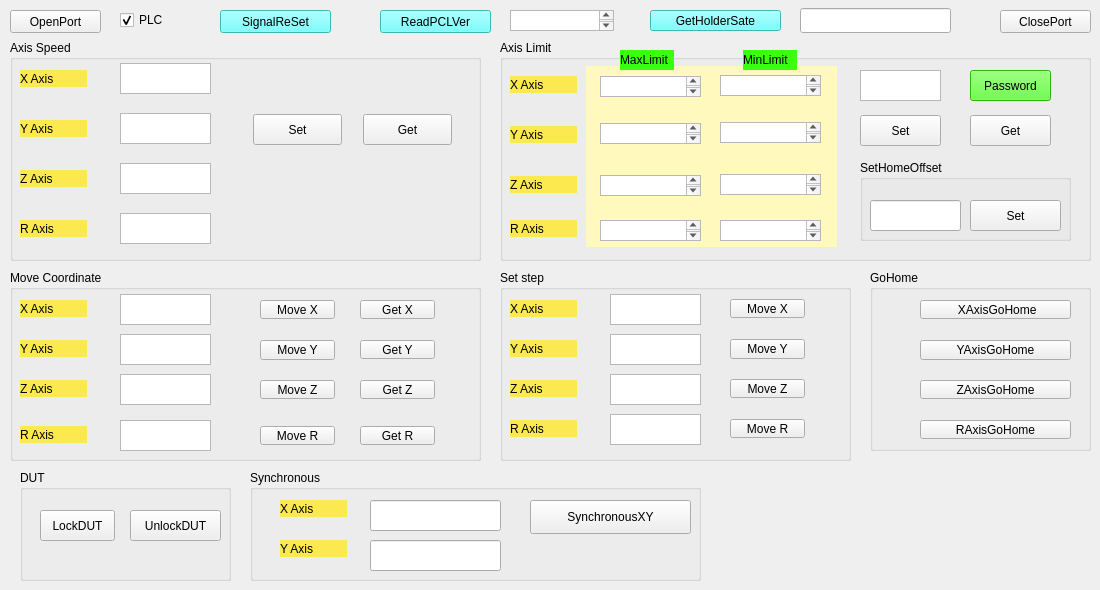
   <widget class="QWidget" name="tab">
    <attribute name="title">
     <string>PLC</string>
    </attribute>
    <widget class="QPushButton" name="pushButtonOpenPort">
     <property name="geometry">
      <rect>
       <x>10</x>
       <y>10</y>
       <width>91</width>
       <height>23</height>
      </rect>
     </property>
     <property name="text">
      <string>OpenPort</string>
     </property>
    </widget>
    <widget class="QPushButton" name="pushButtonClosePort">
     <property name="geometry">
      <rect>
       <x>1000</x>
       <y>10</y>
       <width>91</width>
       <height>23</height>
      </rect>
     </property>
     <property name="text">
      <string>ClosePort</string>
     </property>
    </widget>
    <widget class="QCheckBox" name="checkBoxPLC">
     <property name="geometry">
      <rect>
       <x>120</x>
       <y>10</y>
       <width>51</width>
       <height>20</height>
      </rect>
     </property>
     <property name="text">
      <string>PLC</string>
     </property>
     <property name="checked">
      <bool>true</bool>
     </property>
    </widget>
    <widget class="QGroupBox" name="groupBoxAxisSpeed">
     <property name="geometry">
      <rect>
       <x>10</x>
       <y>40</y>
       <width>471</width>
       <height>221</height>
      </rect>
     </property>
     <property name="title">
      <string>Axis Speed</string>
     </property>
     <widget class="QLabel" name="label_5">
      <property name="geometry">
       <rect>
        <x>10</x>
        <y>130</y>
        <width>67</width>
        <height>17</height>
       </rect>
      </property>
      <property name="styleSheet">
       <string notr="true">background-color: rgb(252, 233, 79);</string>
      </property>
      <property name="text">
       <string>Z Axis</string>
      </property>
     </widget>
     <widget class="QPushButton" name="pushButtonSpeedSet">
      <property name="geometry">
       <rect>
        <x>243</x>
        <y>74</y>
        <width>89</width>
        <height>31</height>
       </rect>
      </property>
      <property name="text">
       <string>Set</string>
      </property>
     </widget>
     <widget class="QLabel" name="label_3">
      <property name="geometry">
       <rect>
        <x>10</x>
        <y>80</y>
        <width>67</width>
        <height>17</height>
       </rect>
      </property>
      <property name="styleSheet">
       <string notr="true">background-color: rgb(252, 233, 79);</string>
      </property>
      <property name="text">
       <string>Y Axis</string>
      </property>
     </widget>
     <widget class="QTextEdit" name="textEditXSpeedSet">
      <property name="geometry">
       <rect>
        <x>110</x>
        <y>23</y>
        <width>91</width>
        <height>31</height>
       </rect>
      </property>
     </widget>
     <widget class="QPushButton" name="pushButtonSpeedGet">
      <property name="geometry">
       <rect>
        <x>353</x>
        <y>74</y>
        <width>89</width>
        <height>31</height>
       </rect>
      </property>
      <property name="text">
       <string>Get</string>
      </property>
     </widget>
     <widget class="QLabel" name="label">
      <property name="geometry">
       <rect>
        <x>10</x>
        <y>30</y>
        <width>67</width>
        <height>17</height>
       </rect>
      </property>
      <property name="styleSheet">
       <string notr="true">background-color: rgb(252, 233, 79);</string>
      </property>
      <property name="text">
       <string>X Axis</string>
      </property>
     </widget>
     <widget class="QTextEdit" name="textEditZSpeedSet">
      <property name="geometry">
       <rect>
        <x>110</x>
        <y>123</y>
        <width>91</width>
        <height>31</height>
       </rect>
      </property>
     </widget>
     <widget class="QTextEdit" name="textEditYSpeedSet">
      <property name="geometry">
       <rect>
        <x>110</x>
        <y>73</y>
        <width>91</width>
        <height>31</height>
       </rect>
      </property>
     </widget>
     <widget class="QLabel" name="label_6">
      <property name="geometry">
       <rect>
        <x>10</x>
        <y>180</y>
        <width>67</width>
        <height>17</height>
       </rect>
      </property>
      <property name="styleSheet">
       <string notr="true">background-color: rgb(252, 233, 79);</string>
      </property>
      <property name="text">
       <string>R Axis</string>
      </property>
     </widget>
     <widget class="QTextEdit" name="textEditRSpeedSet">
      <property name="geometry">
       <rect>
        <x>110</x>
        <y>173</y>
        <width>91</width>
        <height>31</height>
       </rect>
      </property>
     </widget>
    </widget>
    <widget class="QGroupBox" name="groupBoxAxisLimit">
     <property name="geometry">
      <rect>
       <x>500</x>
       <y>40</y>
       <width>591</width>
       <height>221</height>
      </rect>
     </property>
     <property name="title">
      <string>Axis Limit</string>
     </property>
     <widget class="QPushButton" name="pushButtonLimitGet">
      <property name="geometry">
       <rect>
        <x>470</x>
        <y>75</y>
        <width>81</width>
        <height>31</height>
       </rect>
      </property>
      <property name="text">
       <string>Get</string>
      </property>
     </widget>
     <widget class="QLabel" name="label_20">
      <property name="geometry">
       <rect>
        <x>86</x>
        <y>26</y>
        <width>251</width>
        <height>181</height>
       </rect>
      </property>
      <property name="styleSheet">
       <string notr="true">background-color: rgb(255, 249, 189);</string>
      </property>
      <property name="text">
       <string/>
      </property>
     </widget>
     <widget class="QPushButton" name="pushButtonLimitSet">
      <property name="geometry">
       <rect>
        <x>360</x>
        <y>75</y>
        <width>81</width>
        <height>31</height>
       </rect>
      </property>
      <property name="text">
       <string>Set</string>
      </property>
     </widget>
     <widget class="QLabel" name="label_2">
      <property name="geometry">
       <rect>
        <x>10</x>
        <y>36</y>
        <width>67</width>
        <height>17</height>
       </rect>
      </property>
      <property name="styleSheet">
       <string notr="true">background-color: rgb(252, 233, 79);</string>
      </property>
      <property name="text">
       <string>X Axis</string>
      </property>
     </widget>
     <widget class="QLabel" name="label_8">
      <property name="geometry">
       <rect>
        <x>10</x>
        <y>136</y>
        <width>67</width>
        <height>17</height>
       </rect>
      </property>
      <property name="styleSheet">
       <string notr="true">background-color: rgb(252, 233, 79);</string>
      </property>
      <property name="text">
       <string>Z Axis</string>
      </property>
     </widget>
     <widget class="QLabel" name="label_4">
      <property name="geometry">
       <rect>
        <x>10</x>
        <y>86</y>
        <width>67</width>
        <height>17</height>
       </rect>
      </property>
      <property name="styleSheet">
       <string notr="true">background-color: rgb(252, 233, 79);</string>
      </property>
      <property name="text">
       <string>Y Axis</string>
      </property>
     </widget>
     <widget class="QLabel" name="label_maxlimit">
      <property name="geometry">
       <rect>
        <x>120</x>
        <y>10</y>
        <width>54</width>
        <height>20</height>
       </rect>
      </property>
      <property name="styleSheet">
       <string notr="true">background-color: rgb(58, 255, 13);</string>
      </property>
      <property name="text">
       <string>MaxLimit</string>
      </property>
     </widget>
     <widget class="QLabel" name="label_minlimit">
      <property name="geometry">
       <rect>
        <x>243</x>
        <y>10</y>
        <width>54</width>
        <height>20</height>
       </rect>
      </property>
      <property name="styleSheet">
       <string notr="true">background-color: rgb(58, 255, 13);</string>
      </property>
      <property name="text">
       <string>MinLimit</string>
      </property>
     </widget>
     <widget class="QTextEdit" name="textEditPassword">
      <property name="geometry">
       <rect>
        <x>360</x>
        <y>30</y>
        <width>81</width>
        <height>31</height>
       </rect>
      </property>
     </widget>
     <widget class="QPushButton" name="pushButtonPassword">
      <property name="geometry">
       <rect>
        <x>470</x>
        <y>30</y>
        <width>81</width>
        <height>31</height>
       </rect>
      </property>
      <property name="styleSheet">
       <string notr="true">background-color: rgb(58, 255, 13);</string>
      </property>
      <property name="text">
       <string>Password</string>
      </property>
     </widget>
     <widget class="QTextEdit" name="textEditXMaxLimit">
      <property name="geometry">
       <rect>
        <x>100</x>
        <y>36</y>
        <width>101</width>
        <height>21</height>
       </rect>
      </property>
     </widget>
     <widget class="QTextEdit" name="textEditXMinLimit">
      <property name="geometry">
       <rect>
        <x>220</x>
        <y>35</y>
        <width>101</width>
        <height>21</height>
       </rect>
      </property>
     </widget>
     <widget class="QTextEdit" name="textEditYMinLimit">
      <property name="geometry">
       <rect>
        <x>220</x>
        <y>82</y>
        <width>101</width>
        <height>21</height>
       </rect>
      </property>
     </widget>
     <widget class="QTextEdit" name="textEditYMaxLimit">
      <property name="geometry">
       <rect>
        <x>100</x>
        <y>83</y>
        <width>101</width>
        <height>21</height>
       </rect>
      </property>
     </widget>
     <widget class="QTextEdit" name="textEditZMinLimit">
      <property name="geometry">
       <rect>
        <x>220</x>
        <y>134</y>
        <width>101</width>
        <height>21</height>
       </rect>
      </property>
     </widget>
     <widget class="QTextEdit" name="textEditZMaxLimit">
      <property name="geometry">
       <rect>
        <x>100</x>
        <y>135</y>
        <width>101</width>
        <height>21</height>
       </rect>
      </property>
     </widget>
     <widget class="QTextEdit" name="textEditRMaxLimit">
      <property name="geometry">
       <rect>
        <x>100</x>
        <y>180</y>
        <width>101</width>
        <height>21</height>
       </rect>
      </property>
     </widget>
     <widget class="QTextEdit" name="textEditRMinLimit">
      <property name="geometry">
       <rect>
        <x>220</x>
        <y>180</y>
        <width>101</width>
        <height>21</height>
       </rect>
      </property>
     </widget>
     <widget class="QLabel" name="label_9">
      <property name="geometry">
       <rect>
        <x>10</x>
        <y>180</y>
        <width>67</width>
        <height>17</height>
       </rect>
      </property>
      <property name="styleSheet">
       <string notr="true">background-color: rgb(252, 233, 79);</string>
      </property>
      <property name="text">
       <string>R Axis</string>
      </property>
     </widget>
     <widget class="QGroupBox" name="groupBox_3">
      <property name="geometry">
       <rect>
        <x>360</x>
        <y>120</y>
        <width>211</width>
        <height>81</height>
       </rect>
      </property>
      <property name="title">
       <string>SetHomeOffset</string>
      </property>
      <widget class="QPushButton" name="pushButtonSetHomeOffset">
       <property name="geometry">
        <rect>
         <x>110</x>
         <y>40</y>
         <width>91</width>
         <height>31</height>
        </rect>
       </property>
       <property name="text">
        <string>Set</string>
       </property>
      </widget>
      <widget class="QLineEdit" name="lineEditHomeOffsetValue">
       <property name="geometry">
        <rect>
         <x>10</x>
         <y>40</y>
         <width>91</width>
         <height>31</height>
        </rect>
       </property>
      </widget>
     </widget>
     <zorder>label_20</zorder>
     <zorder>pushButtonLimitGet</zorder>
     <zorder>pushButtonLimitSet</zorder>
     <zorder>label_2</zorder>
     <zorder>label_8</zorder>
     <zorder>label_4</zorder>
     <zorder>label_maxlimit</zorder>
     <zorder>label_minlimit</zorder>
     <zorder>textEditPassword</zorder>
     <zorder>pushButtonPassword</zorder>
     <zorder>textEditXMaxLimit</zorder>
     <zorder>textEditXMinLimit</zorder>
     <zorder>textEditYMinLimit</zorder>
     <zorder>textEditYMaxLimit</zorder>
     <zorder>textEditZMinLimit</zorder>
     <zorder>textEditZMaxLimit</zorder>
     <zorder>textEditRMaxLimit</zorder>
     <zorder>textEditRMinLimit</zorder>
     <zorder>label_9</zorder>
     <zorder>groupBox_3</zorder>
    </widget>
    <widget class="QGroupBox" name="groupBoxMoveCoordiante">
     <property name="geometry">
      <rect>
       <x>10</x>
       <y>270</y>
       <width>471</width>
       <height>191</height>
      </rect>
     </property>
     <property name="title">
      <string>Move Coordinate</string>
     </property>
     <widget class="QTextEdit" name="textEditxMove">
      <property name="geometry">
       <rect>
        <x>110</x>
        <y>24</y>
        <width>91</width>
        <height>31</height>
       </rect>
      </property>
     </widget>
     <widget class="QTextEdit" name="textEdityMove">
      <property name="geometry">
       <rect>
        <x>110</x>
        <y>64</y>
        <width>91</width>
        <height>31</height>
       </rect>
      </property>
     </widget>
     <widget class="QTextEdit" name="textEditzMove">
      <property name="geometry">
       <rect>
        <x>110</x>
        <y>104</y>
        <width>91</width>
        <height>31</height>
       </rect>
      </property>
     </widget>
     <widget class="QPushButton" name="pushButtonMovex">
      <property name="geometry">
       <rect>
        <x>250</x>
        <y>30</y>
        <width>75</width>
        <height>19</height>
       </rect>
      </property>
      <property name="text">
       <string>Move X</string>
      </property>
     </widget>
     <widget class="QPushButton" name="pushButtonMovey">
      <property name="geometry">
       <rect>
        <x>250</x>
        <y>70</y>
        <width>75</width>
        <height>20</height>
       </rect>
      </property>
      <property name="text">
       <string>Move Y</string>
      </property>
     </widget>
     <widget class="QPushButton" name="pushButtonMovez">
      <property name="geometry">
       <rect>
        <x>250</x>
        <y>110</y>
        <width>75</width>
        <height>19</height>
       </rect>
      </property>
      <property name="text">
       <string>Move Z</string>
      </property>
     </widget>
     <widget class="QPushButton" name="pushButtonGetx">
      <property name="geometry">
       <rect>
        <x>350</x>
        <y>30</y>
        <width>75</width>
        <height>19</height>
       </rect>
      </property>
      <property name="text">
       <string>Get X</string>
      </property>
     </widget>
     <widget class="QPushButton" name="pushButtonGety">
      <property name="geometry">
       <rect>
        <x>350</x>
        <y>70</y>
        <width>75</width>
        <height>19</height>
       </rect>
      </property>
      <property name="text">
       <string>Get Y</string>
      </property>
     </widget>
     <widget class="QPushButton" name="pushButtonGetz">
      <property name="geometry">
       <rect>
        <x>350</x>
        <y>110</y>
        <width>75</width>
        <height>19</height>
       </rect>
      </property>
      <property name="text">
       <string>Get Z</string>
      </property>
     </widget>
     <widget class="QLabel" name="label_10">
      <property name="geometry">
       <rect>
        <x>10</x>
        <y>30</y>
        <width>67</width>
        <height>17</height>
       </rect>
      </property>
      <property name="styleSheet">
       <string notr="true">background-color: rgb(252, 233, 79);</string>
      </property>
      <property name="text">
       <string>X Axis</string>
      </property>
     </widget>
     <widget class="QLabel" name="label_11">
      <property name="geometry">
       <rect>
        <x>10</x>
        <y>110</y>
        <width>67</width>
        <height>17</height>
       </rect>
      </property>
      <property name="styleSheet">
       <string notr="true">background-color: rgb(252, 233, 79);</string>
      </property>
      <property name="text">
       <string>Z Axis</string>
      </property>
     </widget>
     <widget class="QLabel" name="label_14">
      <property name="geometry">
       <rect>
        <x>10</x>
        <y>70</y>
        <width>67</width>
        <height>17</height>
       </rect>
      </property>
      <property name="styleSheet">
       <string notr="true">background-color: rgb(252, 233, 79);</string>
      </property>
      <property name="text">
       <string>Y Axis</string>
      </property>
     </widget>
     <widget class="QPushButton" name="pushButtonGetr">
      <property name="geometry">
       <rect>
        <x>350</x>
        <y>156</y>
        <width>75</width>
        <height>19</height>
       </rect>
      </property>
      <property name="text">
       <string>Get R</string>
      </property>
     </widget>
     <widget class="QPushButton" name="pushButtonMover">
      <property name="geometry">
       <rect>
        <x>250</x>
        <y>156</y>
        <width>75</width>
        <height>19</height>
       </rect>
      </property>
      <property name="text">
       <string>Move R</string>
      </property>
     </widget>
     <widget class="QLabel" name="label_13">
      <property name="geometry">
       <rect>
        <x>10</x>
        <y>156</y>
        <width>67</width>
        <height>17</height>
       </rect>
      </property>
      <property name="styleSheet">
       <string notr="true">background-color: rgb(252, 233, 79);</string>
      </property>
      <property name="text">
       <string>R Axis</string>
      </property>
     </widget>
     <widget class="QTextEdit" name="textEditrMove">
      <property name="geometry">
       <rect>
        <x>110</x>
        <y>150</y>
        <width>91</width>
        <height>31</height>
       </rect>
      </property>
     </widget>
    </widget>
    <widget class="QGroupBox" name="groupBoxAxisStepMove">
     <property name="geometry">
      <rect>
       <x>500</x>
       <y>270</y>
       <width>351</width>
       <height>191</height>
      </rect>
     </property>
     <property name="title">
      <string>Set step</string>
     </property>
     <widget class="QLabel" name="label_12">
      <property name="geometry">
       <rect>
        <x>10</x>
        <y>30</y>
        <width>67</width>
        <height>17</height>
       </rect>
      </property>
      <property name="styleSheet">
       <string notr="true">background-color: rgb(252, 233, 79);</string>
      </property>
      <property name="text">
       <string>X Axis</string>
      </property>
     </widget>
     <widget class="QLabel" name="label_15">
      <property name="geometry">
       <rect>
        <x>10</x>
        <y>70</y>
        <width>67</width>
        <height>17</height>
       </rect>
      </property>
      <property name="styleSheet">
       <string notr="true">background-color: rgb(252, 233, 79);</string>
      </property>
      <property name="text">
       <string>Y Axis</string>
      </property>
     </widget>
     <widget class="QLabel" name="label_16">
      <property name="geometry">
       <rect>
        <x>10</x>
        <y>110</y>
        <width>67</width>
        <height>17</height>
       </rect>
      </property>
      <property name="styleSheet">
       <string notr="true">background-color: rgb(252, 233, 79);</string>
      </property>
      <property name="text">
       <string>Z Axis</string>
      </property>
     </widget>
     <widget class="QPushButton" name="pushButtonStepMoveZ">
      <property name="geometry">
       <rect>
        <x>230</x>
        <y>109</y>
        <width>75</width>
        <height>19</height>
       </rect>
      </property>
      <property name="text">
       <string>Move Z</string>
      </property>
     </widget>
     <widget class="QTextEdit" name="textEditStepMoveX">
      <property name="geometry">
       <rect>
        <x>110</x>
        <y>24</y>
        <width>91</width>
        <height>31</height>
       </rect>
      </property>
     </widget>
     <widget class="QTextEdit" name="textEditStepMoveZ">
      <property name="geometry">
       <rect>
        <x>110</x>
        <y>104</y>
        <width>91</width>
        <height>31</height>
       </rect>
      </property>
     </widget>
     <widget class="QPushButton" name="pushButtonStepMoveY">
      <property name="geometry">
       <rect>
        <x>230</x>
        <y>69</y>
        <width>75</width>
        <height>20</height>
       </rect>
      </property>
      <property name="text">
       <string>Move Y</string>
      </property>
     </widget>
     <widget class="QPushButton" name="pushButtonStepMoveX">
      <property name="geometry">
       <rect>
        <x>230</x>
        <y>29</y>
        <width>75</width>
        <height>19</height>
       </rect>
      </property>
      <property name="text">
       <string>Move X</string>
      </property>
     </widget>
     <widget class="QTextEdit" name="textEditStepMoveY">
      <property name="geometry">
       <rect>
        <x>110</x>
        <y>64</y>
        <width>91</width>
        <height>31</height>
       </rect>
      </property>
     </widget>
     <widget class="QPushButton" name="pushButtonStepMoveR">
      <property name="geometry">
       <rect>
        <x>230</x>
        <y>149</y>
        <width>75</width>
        <height>19</height>
       </rect>
      </property>
      <property name="text">
       <string>Move R</string>
      </property>
     </widget>
     <widget class="QTextEdit" name="textEditStepMoveR">
      <property name="geometry">
       <rect>
        <x>110</x>
        <y>144</y>
        <width>91</width>
        <height>31</height>
       </rect>
      </property>
     </widget>
     <widget class="QLabel" name="label_17">
      <property name="geometry">
       <rect>
        <x>10</x>
        <y>150</y>
        <width>67</width>
        <height>17</height>
       </rect>
      </property>
      <property name="styleSheet">
       <string notr="true">background-color: rgb(252, 233, 79);</string>
      </property>
      <property name="text">
       <string>R Axis</string>
      </property>
     </widget>
    </widget>
    <widget class="QPushButton" name="pushButtonSignalReSet">
     <property name="geometry">
      <rect>
       <x>220</x>
       <y>10</y>
       <width>111</width>
       <height>23</height>
      </rect>
     </property>
     <property name="styleSheet">
      <string notr="true">background-color: rgb(85, 255, 255);</string>
     </property>
     <property name="text">
      <string>SignalReSet</string>
     </property>
    </widget>
    <widget class="QGroupBox" name="groupBox_2">
     <property name="geometry">
      <rect>
       <x>20</x>
       <y>470</y>
       <width>211</width>
       <height>111</height>
      </rect>
     </property>
     <property name="title">
      <string>DUT</string>
     </property>
     <widget class="QPushButton" name="pushButtonLockDUT">
      <property name="geometry">
       <rect>
        <x>20</x>
        <y>40</y>
        <width>75</width>
        <height>31</height>
       </rect>
      </property>
      <property name="text">
       <string>LockDUT</string>
      </property>
     </widget>
     <widget class="QPushButton" name="pushButtonUnlockDUT">
      <property name="geometry">
       <rect>
        <x>110</x>
        <y>40</y>
        <width>91</width>
        <height>31</height>
       </rect>
      </property>
      <property name="text">
       <string>UnlockDUT</string>
      </property>
     </widget>
    </widget>
    <widget class="QPushButton" name="pushButtonGetPLCVer">
     <property name="geometry">
      <rect>
       <x>380</x>
       <y>10</y>
       <width>111</width>
       <height>23</height>
      </rect>
     </property>
     <property name="styleSheet">
      <string notr="true">background-color: rgb(85, 255, 255);</string>
     </property>
     <property name="text">
      <string>ReadPCLVer</string>
     </property>
    </widget>
    <widget class="QTextEdit" name="textEditPLCVer">
     <property name="geometry">
      <rect>
       <x>510</x>
       <y>10</y>
       <width>104</width>
       <height>21</height>
      </rect>
     </property>
    </widget>
    <widget class="QGroupBox" name="groupBoxAxisStepMove_2">
     <property name="geometry">
      <rect>
       <x>870</x>
       <y>270</y>
       <width>221</width>
       <height>181</height>
      </rect>
     </property>
     <property name="title">
      <string>GoHome</string>
     </property>
     <widget class="QPushButton" name="pushButtonZAxisGoHome">
      <property name="geometry">
       <rect>
        <x>50</x>
        <y>110</y>
        <width>151</width>
        <height>19</height>
       </rect>
      </property>
      <property name="text">
       <string>ZAxisGoHome</string>
      </property>
     </widget>
     <widget class="QPushButton" name="pushButtonYAxisGoHome">
      <property name="geometry">
       <rect>
        <x>50</x>
        <y>70</y>
        <width>151</width>
        <height>20</height>
       </rect>
      </property>
      <property name="text">
       <string>YAxisGoHome</string>
      </property>
     </widget>
     <widget class="QPushButton" name="pushButtonXAxisGoHome">
      <property name="geometry">
       <rect>
        <x>50</x>
        <y>30</y>
        <width>151</width>
        <height>19</height>
       </rect>
      </property>
      <property name="text">
       <string> XAxisGoHome</string>
      </property>
     </widget>
     <widget class="QPushButton" name="pushButtonRAxisGoHome">
      <property name="geometry">
       <rect>
        <x>50</x>
        <y>150</y>
        <width>151</width>
        <height>19</height>
       </rect>
      </property>
      <property name="text">
       <string>RAxisGoHome</string>
      </property>
     </widget>
    </widget>
    <widget class="QPushButton" name="pushButtonGetHolderState">
     <property name="geometry">
      <rect>
       <x>650</x>
       <y>10</y>
       <width>131</width>
       <height>21</height>
      </rect>
     </property>
     <property name="styleSheet">
      <string notr="true">background-color: rgb(85, 255, 255);</string>
     </property>
     <property name="text">
      <string>GetHolderSate</string>
     </property>
    </widget>
    <widget class="QLineEdit" name="lineEditHolderState">
     <property name="geometry">
      <rect>
       <x>800</x>
       <y>8</y>
       <width>151</width>
       <height>25</height>
      </rect>
     </property>
    </widget>
    <widget class="QGroupBox" name="groupBox">
     <property name="geometry">
      <rect>
       <x>250</x>
       <y>470</y>
       <width>451</width>
       <height>111</height>
      </rect>
     </property>
     <property name="title">
      <string>Synchronous</string>
     </property>
     <widget class="QPushButton" name="pushButtonSynchronousXY">
      <property name="geometry">
       <rect>
        <x>280</x>
        <y>30</y>
        <width>161</width>
        <height>34</height>
       </rect>
      </property>
      <property name="text">
       <string>SynchronousXY</string>
      </property>
     </widget>
     <widget class="QLabel" name="label_18">
      <property name="geometry">
       <rect>
        <x>30</x>
        <y>30</y>
        <width>67</width>
        <height>17</height>
       </rect>
      </property>
      <property name="styleSheet">
       <string notr="true">background-color: rgb(252, 233, 79);</string>
      </property>
      <property name="text">
       <string>X Axis</string>
      </property>
     </widget>
     <widget class="QLineEdit" name="lineEditSynchronousXPos">
      <property name="geometry">
       <rect>
        <x>120</x>
        <y>30</y>
        <width>131</width>
        <height>31</height>
       </rect>
      </property>
     </widget>
     <widget class="QLabel" name="label_19">
      <property name="geometry">
       <rect>
        <x>30</x>
        <y>70</y>
        <width>67</width>
        <height>17</height>
       </rect>
      </property>
      <property name="styleSheet">
       <string notr="true">background-color: rgb(252, 233, 79);</string>
      </property>
      <property name="text">
       <string>Y Axis</string>
      </property>
     </widget>
     <widget class="QLineEdit" name="lineEditSynchronousYPos">
      <property name="geometry">
       <rect>
        <x>120</x>
        <y>70</y>
        <width>131</width>
        <height>31</height>
       </rect>
      </property>
     </widget>
    </widget>
    <zorder>groupBox</zorder>
    <zorder>pushButtonOpenPort</zorder>
    <zorder>pushButtonClosePort</zorder>
    <zorder>checkBoxPLC</zorder>
    <zorder>groupBoxAxisSpeed</zorder>
    <zorder>groupBoxAxisLimit</zorder>
    <zorder>groupBoxMoveCoordiante</zorder>
    <zorder>groupBoxAxisStepMove</zorder>
    <zorder>pushButtonSignalReSet</zorder>
    <zorder>groupBox_2</zorder>
    <zorder>pushButtonGetPLCVer</zorder>
    <zorder>textEditPLCVer</zorder>
    <zorder>groupBoxAxisStepMove_2</zorder>
    <zorder>pushButtonGetHolderState</zorder>
    <zorder>lineEditHolderState</zorder>
   </widget>
